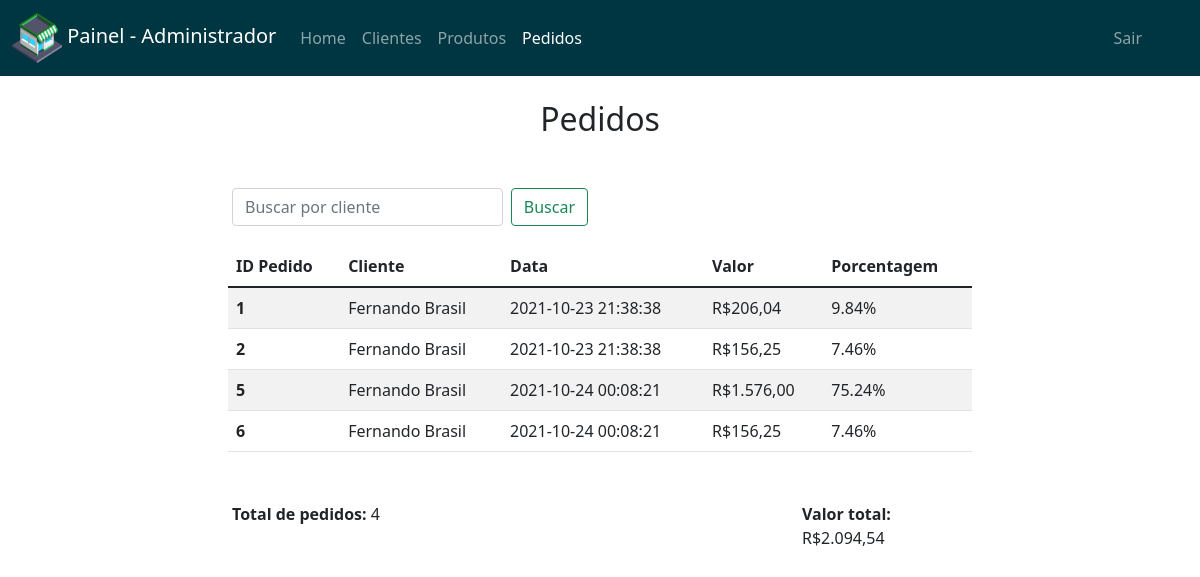
Page /pedidos.php?id=1 (signed in) on the committed database.
### tables this page shows
CREATE TABLE `pedidos` (
  `id_pedidos` int(11) NOT NULL,
  `id_cliente` int(11) NOT NULL,
  `data_pedido` datetime NOT NULL,
  `valor_pedido` float NOT NULL
);

CREATE TABLE `clientes` (
  `id_cliente` int(11) NOT NULL,
  `cpf_cliente` varchar(11) NOT NULL,
  `nome_cliente` varchar(50) NOT NULL,
  `telefone_cliente` varchar(10) NOT NULL
);

### pedidos.php (the view, shortened to what this page needs)
<!DOCTYPE html>
<html>
<head>
	<link rel="stylesheet" href="https://use.fontawesome.com/releases/v5.6.1/css/all.css">
	<link href="https://cdn.jsdelivr.net/npm/bootstrap@5.1.3/dist/css/bootstrap.min.css" rel="stylesheet">
</head>
<body>
	<nav class="navbar navbar-expand-lg navbar-dark bg-custom">
	  	<div class="container-fluid">
	    	<a class="navbar-brand" href="index.php">
	      		<img src="img/shop-icon.png" alt="" width="50" height="50">
	      		Painel - Administrador
	    	</a>
		    <div class="collapse navbar-collapse" id="navbarNav">
		      	<ul class="navbar-nav">
		        	<li class="nav-item">
		          		<a class="nav-link" aria-current="page" href="index.php">Home</a>
		        	</li>
		        	<li class="nav-item">
		          		<a class="nav-link" href="clientes.php">Clientes</a>
		        	</li>
			        <li class="nav-item">
			          	<a class="nav-link" href="produtos.php">Produtos</a>
			        </li>
			        <li class="nav-item">
			          	<a class="nav-link active" href="pedidos.php">Pedidos</a>
			        </li>
			        <li class="nav-item" style="right:  50px; position: absolute;">
			          	<a class="nav-link" href="?sair">Sair</a>
			        </li>
		      	</ul>
		    </div>
	  	</div>
	</nav>
	<div class="container">
		<br>
		<h2 align="center">Pedidos</h2>
		<div class="row" style="margin-top: 50px;">
			<div class="col-md-4 offset-md-2">
				<form class="d-flex">
			        <input class="form-control me-2" type="search" placeholder="Buscar por cliente" aria-label="Search" name="id">
			        <button class="btn btn-outline-success" type="submit">Buscar</button>
			    </form>
			</div>
		</div>
		<div class="col-md-8 offset-md-2" style="margin-top: 20px;">
			<table class="table table-striped">
			  	<thead>
			    	<tr>
			      	<th scope="col">ID Pedido</th>
			      	<th scope="col">Cliente</th>
			      	<th scope="col">Data</th>
			      	<th scope="col">Valor</th>
			      	<th scope="col">Porcentagem</th>
			    </tr>
			  	</thead>
			  	<tbody>
			  		<?php
			  		if (isset($_GET['id'])) {
			  			$id = $_GET['id'];
			  			$valorTotal = 0;
			  			$totalPedidos = 0;
			  			require_once "inc/config.php";
			  			$sqlValor = $pdo->prepare("SELECT valor_pedido FROM pedidos WHERE id_cliente = '".$id."'");
			  			$sqlValor->execute();
			  			while($rowValor = $sqlValor->fetch()){
			  				$valorTotal += $rowValor['valor_pedido'];
			  				$totalPedidos++;
			  			}
			  			$sql = "SELECT pedidos.id_pedidos, pedidos.id_cliente, pedidos.data_pedido, pedidos.valor_pedido, clientes.nome_cliente FROM pedidos INNER JOIN clientes ON pedidos.id_cliente = clientes.id_cliente WHERE pedidos.id_cliente = '".$id."'";
						if($stmt = $pdo->prepare($sql)){
						    if($stmt->execute()){
						        if($stmt->rowCount() != 0){
						            while($row = $stmt->fetch()){
					?>
					<tr>
			      		<th scope="row"><?=$row['id_pedidos']?></th>
			      		<td><?=$row['nome_cliente']?></td>
			      		<td><?=$row['data_pedido']?></td>
			      		<td>R$<?=number_format($row['valor_pedido'], 2, ",", ".")?></td>
			      		<td>
			      			<?php
			      				$porcentagem = ($row['valor_pedido']*100)/$valorTotal;
			      				$porcentagem = number_format($porcentagem, 2, '.', '');
			      				echo $porcentagem.'%';
			      			?>
			      		</td>
			    	</tr>
					<?php
									}
								}
							}
						}
					?>
			  	</tbody>
			</table>
		</div>
		<div class="row" style="margin-top: 50px;">
			<div class="col-md-2 offset-md-2">
				<b>Total de pedidos: </b>
				<?php
					if ($stmt->rowCount() != 0) {
						echo $totalPedidos;
					}else{
						echo '0';
					}
				 ?>
			</div>
			<div class="col-md-2 offset-md-4">
				<b>Valor total: </b>
				R$<?php
					if ($stmt->rowCount() != 0) {
						echo number_format($valorTotal, 2, ",", ".");
					}else{
						echo '0,00';
					}
				  ?>
			</div>
		</div>
	<?php }?>
	</div>
</body>
</html>

### pedidos.php (style rules this page uses)
.bg-custom { background-color: #003641; }
a { text-decoration: none; }

### rows in the picture
pedidos: id_pedidos "1", id_cliente.nome_cliente "Fernando Brasil", data_pedido "2021-10-23 21:38:38", valor_pedido "206,04", valor_pedido "9.84"
pedidos: id_pedidos "2", id_cliente.nome_cliente "Fernando Brasil", data_pedido "2021-10-23 21:38:38", valor_pedido "156,25", valor_pedido "7.46"
pedidos: id_pedidos "5", id_cliente.nome_cliente "Fernando Brasil", data_pedido "2021-10-24 00:08:21", valor_pedido "1.576,00", valor_pedido "75.24"
pedidos: id_pedidos "6", id_cliente.nome_cliente "Fernando Brasil", data_pedido "2021-10-24 00:08:21", valor_pedido "156,25", valor_pedido "7.46"

### other values in the picture
$totalPedidos "4"
$valorTotal "2.094,54"
